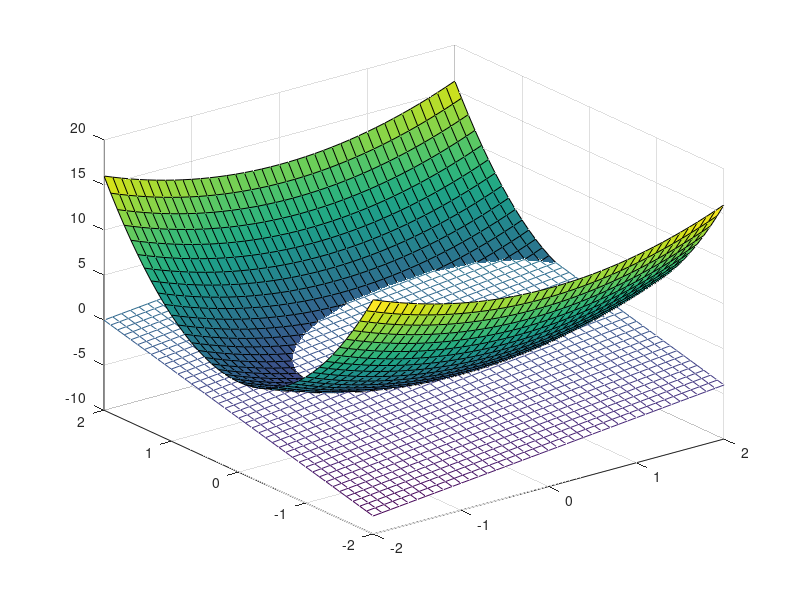

Write MATLAB code to recreate this figure.
function Broydens_Method()
clc
close all

%%%Evaluate the function and see what we're working with
x1 = -2:0.1:2;
x2 = x1;
[xx2,xx1] = meshgrid(x2,x1);
zz1 = 0*xx2;
zz2 = 0*xx2;
for idx = 1:length(x1)
    for jdx = 1:length(x2)
        xij = [x1(idx);x2(jdx)];
        out = f(xij);
        zz1(idx,jdx) = out(1);
        zz2(idx,jdx) = out(2);
    end
end

figure()
mesh(xx1,xx2,zz1)
hold on
surf(xx1,xx2,zz2)

%%%%Newtons Method
%%%Solve for x such that f(x) = 0
x = [2 2]';

while err(x) > 1e-10
    %%% xnext = xnow - f(x)/fprime(x)
    %%% F is a vector function
    %%% xnext = xnow - (fprime^-1)*f(x)
    %%% Fprime is a 2x2 since f(x) is a 2x1 -- Jacobian
    s = -inv(J(x))*f(x);
    x = x + s;
end
disp('Newton Solution = ')
disp(x)

%%%Secant Method
%%%Solve for x such that f(x) = 0
x = [2 2]';

while err(x) > 1e-10
    %%% xnext = xnow - f(x)/fprime(x)
    %%% F is a vector function
    %%% xnext = xnow - (fprime^-1)*f(x)
    %%% Fprime is a 2x2 since f(x) is a 2x1 -- Jacobian
    s = -inv(Jnumerical(x))*f(x);
    x = x + s;
end
disp('Secant Solution = ')
disp(x)

%%%Broydens
%%%Solve for x such that f(x) = 0
x = [2 2]';
B = [1 0;0 1];

while err(x) > 1e-10
    %%% xnext = xnow - f(x)/fprime(x)
    %%% F is a vector function
    %%% xnext = xnow - (fprime^-1)*f(x)
    %%% Fprime is a 2x2 since f(x) is a 2x1 -- Jacobian
    s = -inv(B)*f(x);
    x1 = x + s;
    y = f(x1)-f(x);
    x = x1;
    %%%Recompute and update the approximation of B
    if abs(s'*s) > 1e-2
        B = B + ((y-B*s)*s')/(s'*s);
    end
end
disp('Broyden Solution = ')
disp(x)

disp('Jacobian, Numerical, Broyden')
disp(J(x))
disp(' ')
disp(Jnumerical(x))
disp(' ')
disp(B)



function outerr = err(x)
out = f(x);
outerr = out(1)^2+out(2)^2;

function out = f(x)
x1 = x(1);
x2 = x(2);
out = [x1+2*x2-2;x1^2+4*x2^2-4];

function out = Jnumerical(x)
%%%% f(x) = [f1; f2];

%%%% out = [df1/dx1 df1/dx2 ; df2/dx1 df2/dx2]

%%%% out = [ df/dx1 df/dx2 ] 
out = zeros(2,2);

del = 100;

%%% 1st column = df/dx1 - central differencing
dx1 = [del;0];
out(:,1) = (f(x+dx1)-f(x))/(del);

%%% 2nd colum = df/dx2
dx2 = [0;del];
out(:,2) = (f(x+dx2)-f(x))/(del);

function out = J(x)
x1 = x(1);
x2 = x(2);

out = [1 2;2*x1 8*x2];